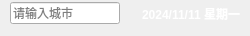
     <widget class="QWidget" name="widget_01" native="true">
      <widget class="QWidget" name="layoutWidget">
       <property name="geometry">
        <rect>
         <x>10</x>
         <y>0</y>
         <width>231</width>
         <height>27</height>
        </rect>
       </property>
       <layout class="QHBoxLayout" name="horizontalLayout_2" stretch="5,0,1">
        <property name="spacing">
         <number>0</number>
        </property>
        <item>
         <widget class="QLineEdit" name="lineEdit_searchData">
          <property name="text">
           <string/>
          </property>
          <property name="placeholderText">
           <string>请输入城市</string>
          </property>
         </widget>
        </item>
        <item>
         <widget class="QPushButton" name="btn_search">
          <property name="minimumSize">
           <size>
            <width>22</width>
            <height>22</height>
           </size>
          </property>
          <property name="maximumSize">
           <size>
            <width>22</width>
            <height>22</height>
           </size>
          </property>
          <property name="styleSheet">
           <string notr="true">border-radius: 5px;</string>
          </property>
          <property name="text">
           <string/>
          </property>
          <property name="icon">
           <iconset resource="res.qrc">
            <normaloff>:/res/search.png</normaloff>:/res/search.png</iconset>
          </property>
         </widget>
        </item>
        <item>
         <widget class="QLabel" name="label_currentDate">
          <property name="font">
           <font>
            <weight>75</weight>
            <bold>true</bold>
           </font>
          </property>
          <property name="styleSheet">
           <string notr="true">color: rgb(255, 255, 255);</string>
          </property>
          <property name="text">
           <string>2024/11/11 星期一</string>
          </property>
         </widget>
        </item>
       </layout>
      </widget>
     </widget>
